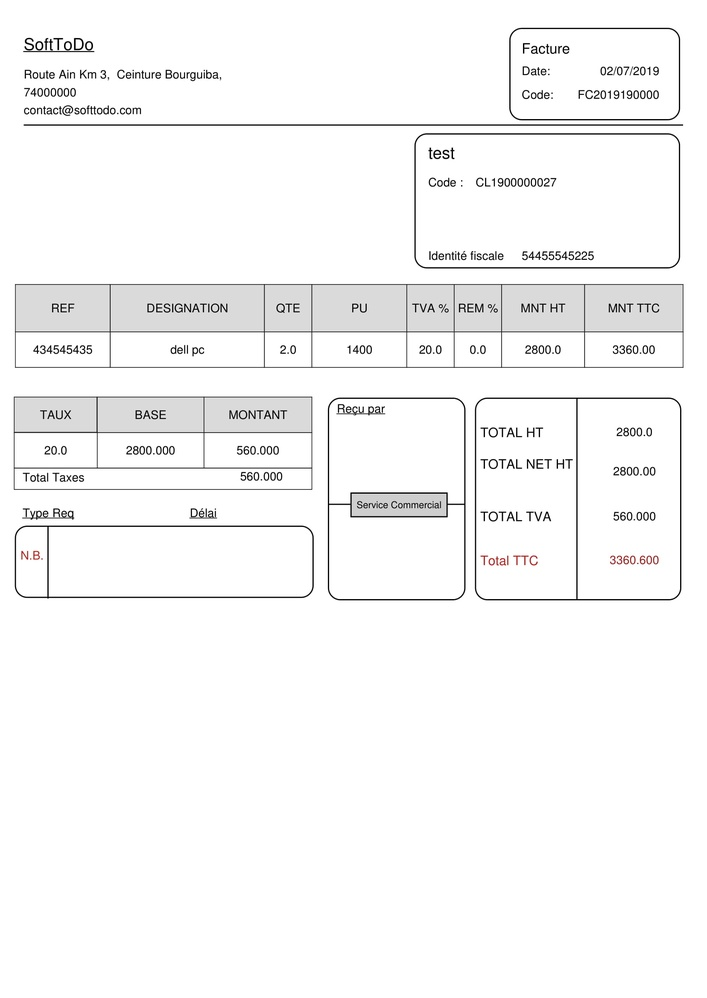
#> input picture invoice.jpg, 707 x 998 px, shrunk from 1656 x 2339 before the run
$ python test.py
#> lines starting #> are read from the running program, lines starting #| are printed output that depends on the picture; after the words box and inside, x2 and y2 are one past the last pixel; in counts of white or black regions, pixels touching at a corner belong together
import cv2

originalImage = cv2.imread('invoice.jpg')
#> originalImage is the input picture: shape (998, 707, 3); mean B, G, R 246.8, 246.8, 246.9
grayImage = cv2.cvtColor(originalImage, cv2.COLOR_BGR2GRAY)
(thresh, blackAndWhiteImage) = cv2.threshold(grayImage, 127, 255, cv2.THRESH_BINARY)
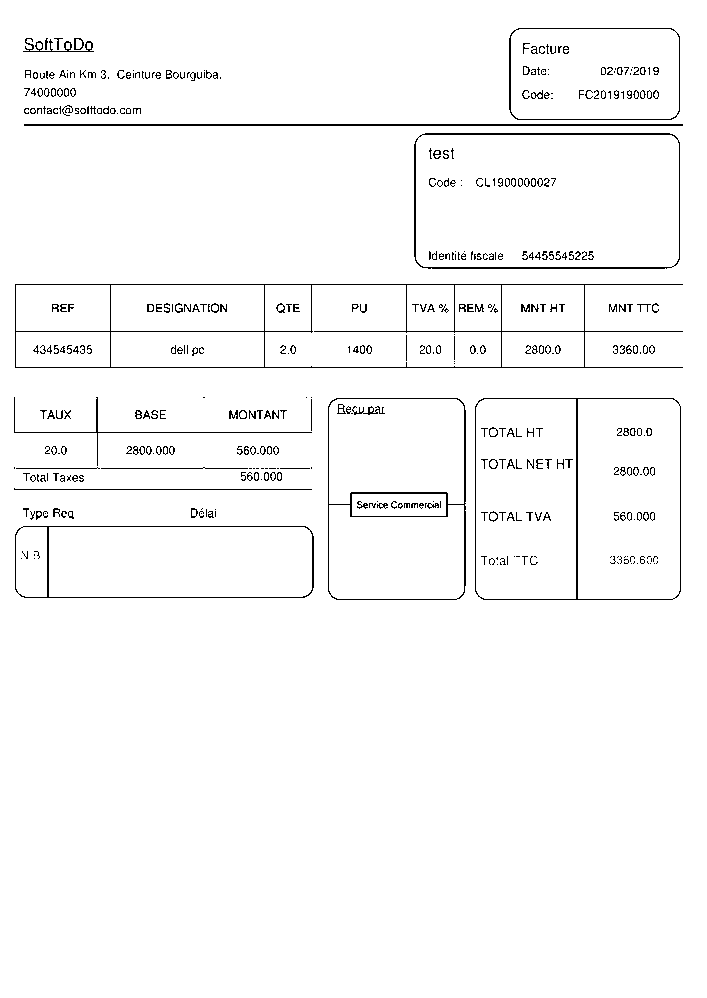
#> blackAndWhiteImage: shape (998, 707); 97.4% white; black in thin lines or dots, all inside (x1, y1, x2, y2) = (14, 28, 683, 600)
print(blackAndWhiteImage)
#> (printed output is left out)
cv2.imshow('Black white image', blackAndWhiteImage)
cv2.imshow('Original image', originalImage)
cv2.imshow('Gray image', grayImage)
cv2.waitKey(0)
cv2.destroyAllWindows()
